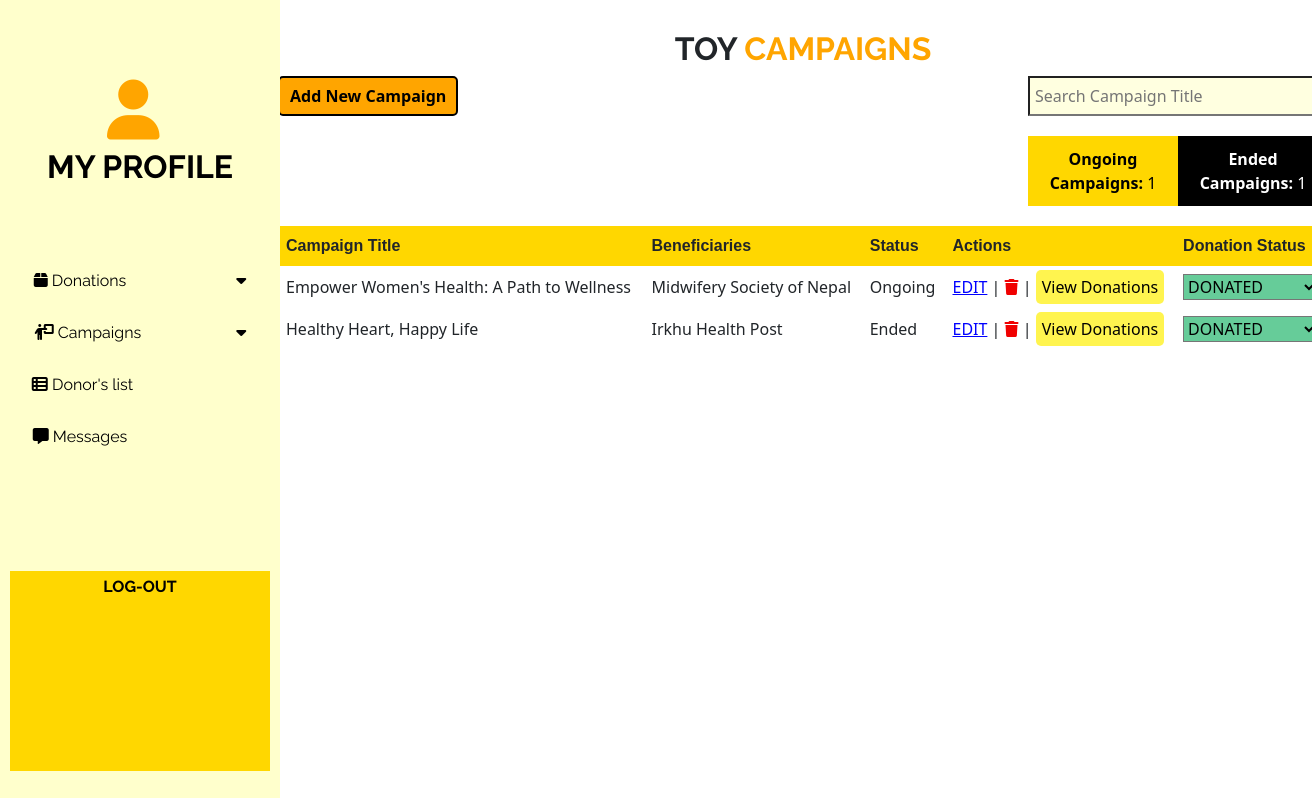
The app's page /1ex/toycamplist.php with its own data.
### tables this page shows
CREATE TABLE `campaigns` (
  `id` int(11) NOT NULL,
  `campaignImageURL` varchar(255) NOT NULL,
  `campaignTitle` varchar(255) NOT NULL,
  `campaignDescription` text NOT NULL,
  `beneficiaries` varchar(255) DEFAULT NULL,
  `beneficiariesLocation` varchar(255) DEFAULT NULL,
  `beneficiariesPhone` varchar(20) DEFAULT NULL,
  `campaignEndDate` date DEFAULT NULL,
  `campaignStatus` varchar(20) DEFAULT NULL,
  `donationStatus` varchar(255) DEFAULT NULL
);

### 1ex/toycamplist.php (the view, shortened to what this page needs)
<!DOCTYPE html>
<html>
<head>
    <link rel="stylesheet" href="Cover.CSS"/>
</head>
<body>
    <div class="container">
        <div class="sidebar">
            <?php include('admin-dashboard.php'); ?>
        </div>
        <div class="content">
            <h2><center>TOY <span style="color:orange;">CAMPAIGNS</center></h2>
            <div class="search-container">
                <button class="add-button" onclick="addCampaign()" style="background-color:orange;"><b>Add New Campaign</b></button>
                <input type="text" id="search-input" class="search-input" placeholder="Search Campaign Title" onkeyup="searchCampaigns()">
            </div>
            <div class="campaign-count-container">
                <div id="ongoing-campaign-count-box" class="campaign-count-box"></div>
                <div id="ended-campaign-count-box" class="campaign-count-box"></div>
            </div>
            <table id="campaign-table">
                <tr>
                    <th>Campaign Title</th>
                    <th>Beneficiaries</th>
                    <th>Status</th>
                    <th>Actions</th>
                    <th>Donation Status</th>
                </tr>
                <?php
                    $servername = "localhost";
                    $username = "root";
                    $password = "";
                    $dbname = "toy_camp";
                    $conn = new mysqli($servername, $username, $password, $dbname);
                    $sql = "SELECT * FROM campaigns ORDER BY id DESC";
                    $result = $conn->query($sql);
                    if ($result->num_rows > 0) {
                        while ($row = $result->fetch_assoc()) {
                            $campaignId = $row["id"];
                            $donationStatusClass = $row["donationStatus"] == 'Not Donated' ? 'not-donated' : 'donated';
                            echo "<tr>";
                            echo "<td>" . $row["campaignTitle"] . "</td>";
                            echo "<td>" . $row["beneficiaries"] . "</td>";
                            echo "<td>" . $row["campaignStatus"] . "</td>";
                            echo "<td>";
                            echo "<span class='edit-link' onclick='editCampaign($campaignId)'>EDIT</span>  |     ";
                            echo "<span class='delete-link' onclick='deleteCampaign($campaignId)'><i class='fa-sharp fa-solid fa-trash' style='color: #f00000;'></i></span>   |    ";
                            echo "<a class='view-donations-link' href='toydon-bycampaign.php?campaign_id=$campaignId&campaign_title=" . urlencode($row["campaignTitle"]) . "&beneficiaries=" . urlencode($row["beneficiaries"]) . "&beneficiaries_location=" . urlencode($row["beneficiariesLocation"]) . "&beneficiaries_phone=" . urlencode($row["beneficiariesPhone"]) . "&campaign_end_date=" . urlencode($row["campaignEndDate"]) . "&donation_status=" . urlencode($row["donationStatus"]) . "&updated_donation_status=true'>View Donations</a>";
                            echo "</td>";
                            echo "<td>";
                            echo "<form method='POST' action=''>";
                            echo "<select name='donationStatus' class='donationStatus $donationStatusClass' onchange='this.form.submit()'>";
                            echo "<option value='Donated' " . ($row["donationStatus"] == 'Donated' ? 'selected' : '') . "><b>DONATED</b></option>";
                            echo "</select>";
                            echo "</form>";
                            echo "</td>";
                            echo "</tr>";
                        }
                    } else {
                        echo "<tr><td colspan='4'>No campaigns available</td></tr>";
                    }
                ?>
            </table>
        </div>
    </div>
</body>
</html>

### 1ex/toycamplist.php (style rules this page uses)
body { margin: 0; padding: 20px; }
h2 { margin-bottom: 20px; font-family: Raleway, sans-serif; font-weight:bold!important; }
.container { display: flex; }
.sidebar { width: 250px; background-color: #f2f2f2; padding: 10px; }
.content { flex-grow: 1; margin-left: 20px; }
table { width: 1050px; border-collapse: collapse; }
th, td { padding: 8px; text-align: left; border-bottom: 1px solid #ddd; }
th { background-color: gold; border:2px solid black; font-family:sans-serif; }
.edit-link, .delete-link { color: blue; text-decoration: underline; cursor: pointer; }
.view-donations-link { text-decoration: none; cursor: pointer; background-color:#FFF44F; padding:6px; color:black; border-radius:5px; }
.search-container { display: flex; justify-content: space-between; align-items: center; margin-bottom: 20px; }
.search-input { height: 40px; width: 300px; padding: 5px; background-color: lightyellow; }
.add-button { height: 40px; padding: 5px 10px; background-color: gold; color: black; border: none; cursor: pointer; border:2px solid black; border-radius:5px; }
.donationStatus.donated { background-color: #66CC99; }
.campaign-count-container { display: flex; justify-content: flex-end; margin-bottom: 20px; }
.campaign-count-box { width: 150px; padding: 10px; text-align: center; }
#ongoing-campaign-count-box { background-color: gold; color: black; margin-right: 0px; border:1px solid gold; }
#ended-campaign-count-box { background-color: black; color: white; border:1px solid black; }

### 1ex/admin-dashboard.php (style rules this page uses)
body { margin: 0; padding: 0; }
.sidebar { position: fixed; font-family: Raleway, sans-serif; top: 0; left: 0; width: 280px; height: 100vh; color: black; padding-top: 80px; background-color: #ffffcc; overflow-y: auto; display: flex; flex-direction: column; align-items: center; scrollbar-width: thin; scrollbar-color: gold transparent; }
.content { margin-left: 150px!important; padding: 30px; }

### records on screen
campaigns: campaignTitle "Empower Women's Health: A Path to Wellness", beneficiaries "Midwifery Society of Nepal", campaignStatus "Ongoing", donationStatus "DONATED"
campaigns: campaignTitle "Healthy Heart, Happy Life", beneficiaries "Irkhu Health Post", campaignStatus "Ended", donationStatus "DONATED"
